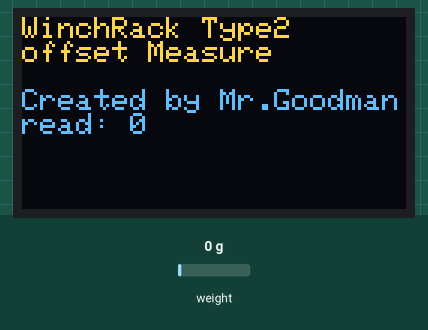
This sketch was run on a simulated Arduino Uno, built with avr-gcc and run on an emulated ATmega328P. On the bench: 128×64 one-colour display. Inputs (shaded band) come from the test bench; at power-on: weight on the scale 0 g. The OLED is the two-colour kind (top 16 rows yellow).

Above: at 2.2 s.
At 11.5 s:
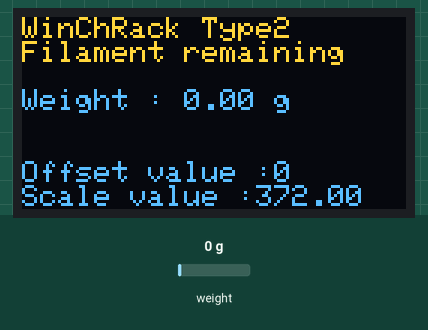
11.6 s: weight on the scale set to 100 g
At 13.6 s:
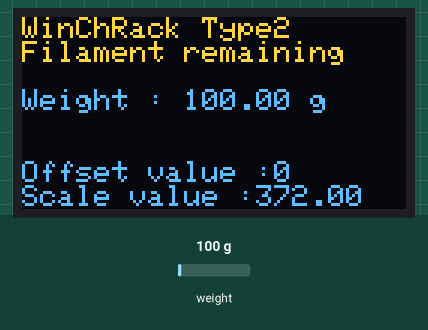
14.1 s: weight on the scale set to 1250 g
At 14.7 s:
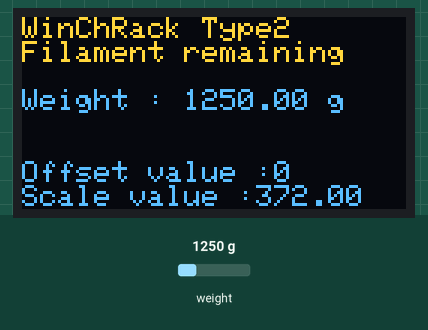
15.9 s: weight on the scale set to 2500 g
At 17.1 s:
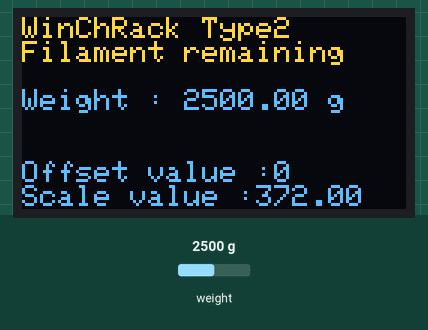
Timing chart, 0 to 18.9 s (numbered marks = the images above; inputs shaded):
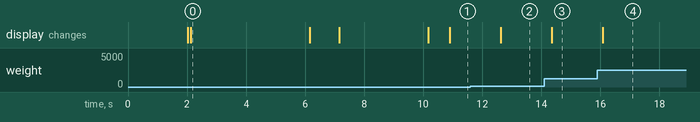

Measured:
- after the input at 11.6 s, the display: changes after 1.0 s (image 2)
- after the input at 14.1 s, the display: changes after 0.26 s (image 3)
- after the input at 15.9 s, the display: changes after 0.19 s (image 4)
- what the display in image 0 shows lasts 4.0 s, from 2.1 s to 6.1 s

The sketch:

WinchRack_offset_measure.ino
```cpp
#include "HX711.h"
#include <Wire.h>
#include <SSD1306Ascii.h> // i2C OLED
#include <SSD1306AsciiWire.h> // i2C OLED

// HX711 회로 연결
#define LOADCELL_DOUT_PIN 2
#define LOADCELL_SCK_PIN  3

// loadcellValue 적용
float loadcellValue = 372.0; // 5kg loadcell에 대한 값을 사용

HX711 scale;
SSD1306AsciiWire oled;

void setup() {
  Serial.begin(115200);

  // 로드셀 HX711 보드 핀 설정
  scale.begin(LOADCELL_DOUT_PIN, LOADCELL_SCK_PIN);

  // OLED 초기화 및 "WinchRack Type2 scale" 표시
  Wire.begin();
  oled.begin(&Adafruit128x64, 0x3C);

  oled.setFont(Adafruit5x7);
  oled.clear();
  oled.println("WinchRack Type2");
  oled.println("offset Measure");
  oled.println("");
  oled.println("Created by Mr.Goodman");

  // 부팅 후 잠시 대기 (2초)
  delay(2000);

  // 측정값 1회 읽어오기
  oled.print("read: \t");
  oled.println(scale.read());
  delay(3000);


  // 스케일 설정, 오프셋 설정(10회 측정 후 평균값 적용)
  scale.set_scale(loadcellValue);
  scale.tare(10);


  // 설정된 오프셋 및 스케일 값 확인
  oled.print("Offset value :\t");
  oled.println(scale.get_offset());
  oled.print("Scale value :\t");
  oled.println(scale.get_scale());
  delay(1000);


  // 자동 설정된 오프셋 값 OLED에 출력
  oled.clear();
  oled.print("Offset : ");
  oled.println(scale.get_offset());


  // 3초 대기 후 OLED 클리어
  delay(3000);
  oled.clear();

  // 무게 안내문자 표시
  oled.println("WinChRack Type2 ");
  oled.println("Filament remaining");

}

void loop() {
  float value;

  // 오프셋 및 스케일이 적용된 측정값 (5회 측정 평균값)
  value = scale.get_units(7);

  oled.setCursor(0, 3);
  oled.print("Weight : ");
  oled.print(value);
  oled.println(" g");

  oled.setCursor(0, 6);
  oled.print("Offset value :\t");
  oled.println(scale.get_offset());
  oled.print("Scale value :\t");
  oled.println(scale.get_scale());

  delay(1000);
}
```
